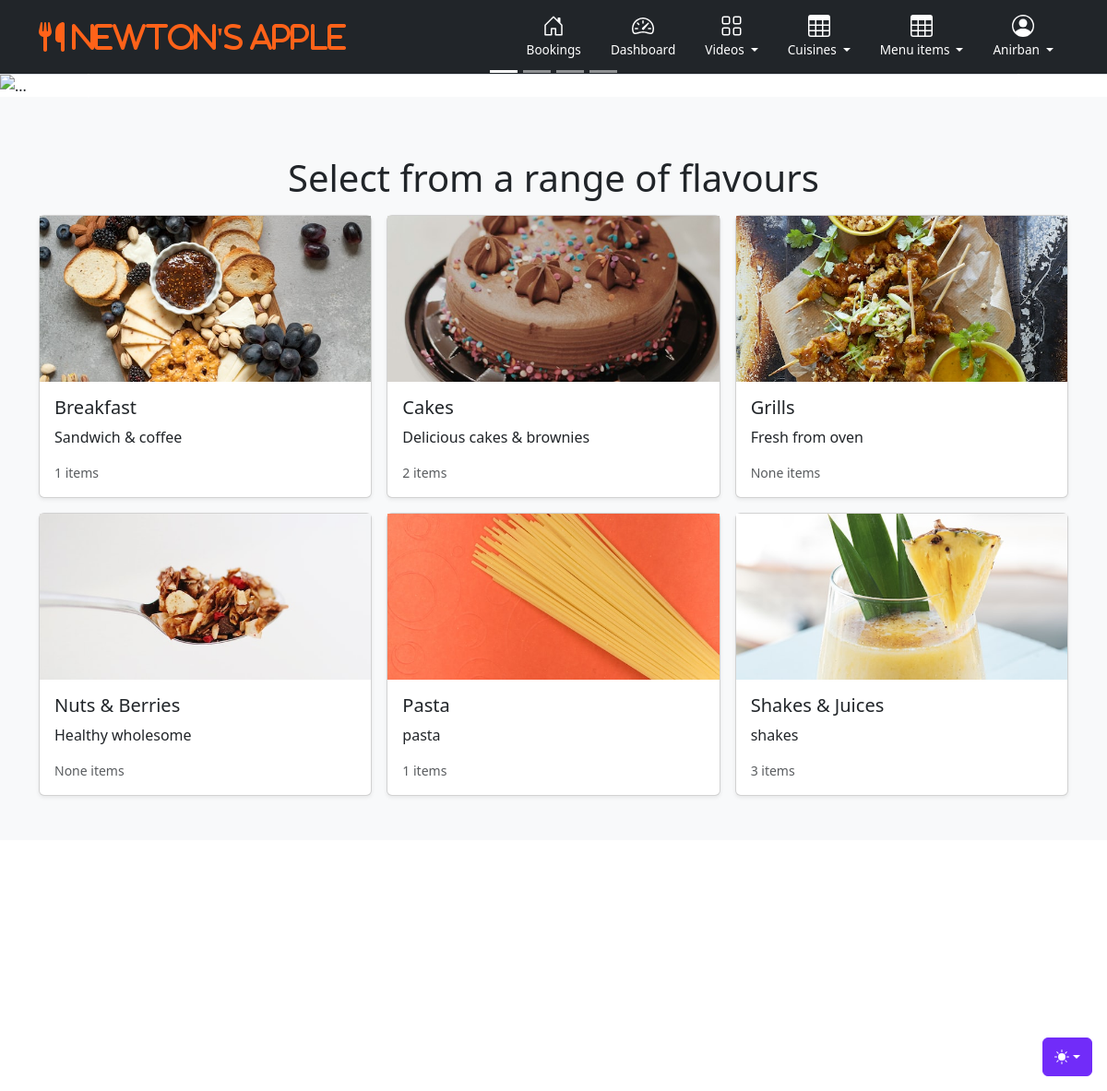
The page /restroapp/ (signed in) on the database its author committed.
### userauth/models.py (models this page shows, shortened)
class CuisineCategory(models.Model):
    csn_cat_name = models.CharField('Cuisine category name', max_length = 50)
    csn_cat_desc = models.TextField('Cuisine description', null = True)
    csn_cat_image= models.ImageField(null = True, blank = True, upload_to = utilities.get_file_path)
    class Meta:
        verbose_name_plural = 'CuisineCategories'  # otherwise it will appear as Cuisine Categorys
        ordering = ['csn_cat_name']

### home/views.py (the view)
def index_page(request):
    cuisines = CuisineCategory.objects.all()
    result = MenuItem.objects.values('menu_cat').annotate(group_count=Count('menu_id'))     # SQL: select count(menu_id) as group_count from MenuItem group by menu_cat
    item_count = {}     # item_count = {"1": 1, "2" :1 , "3" : 3, "4": 2}
    for entry in result:
        item_count[str(entry['menu_cat'])] = entry['group_count']
    return render(request, 'index.html', {'cuisines' : cuisines, 'itm_qnty' : item_count})

### home/templatetags/pj_filters.py (called while the page is built)
@register.filter
def getval_by_key(dictionary, key):
    key = str(key)
    return dictionary.get(key)

### home/templates/index.html (shortened to what this page needs)
{% extends "base.html" %}
{% block body%}
<div class="container-fluid px-0">
  <div id="carouselExampleCaptions" class="carousel slide">
    <div class="carousel-indicators">
      <button type="button" data-bs-target="#carouselExampleCaptions" data-bs-slide-to="0" class="active" aria-current="true" aria-label="Slide 1"></button>
      <button type="button" data-bs-target="#carouselExampleCaptions" data-bs-slide-to="1" aria-label="Slide 2"></button>
      <button type="button" data-bs-target="#carouselExampleCaptions" data-bs-slide-to="2" aria-label="Slide 3"></button>
      <button type="button" data-bs-target="#carouselExampleCaptions" data-bs-slide-to="3" aria-label="Slide 4"></button>
    </div>
    <div class="carousel-inner">
      <div class="carousel-item active">
        <img src="/static/images/food.png" class="d-block w-100" alt="...">
        <div class="carousel-caption d-none d-md-block">
        </div>
      </div>
    </div>
    <button class="carousel-control-prev" type="button" data-bs-target="#carouselExampleCaptions" data-bs-slide="prev">
      <span class="carousel-control-prev-icon" aria-hidden="true"></span>
    </button>
    <button class="carousel-control-next" type="button" data-bs-target="#carouselExampleCaptions" data-bs-slide="next">
      <span class="carousel-control-next-icon" aria-hidden="true"></span>
    </button>
  </div>
  {% load pj_filters %}
  <div class="album py-5 bg-body-tertiary">
    <div class="container">
      <h1 class="my-3 text-center">Select from a range of flavours</h1>
      <div class="row row-cols-1 row-cols-sm-2 row-cols-md-3 g-3">
        {% for cuisine in cuisines %}
        <div class="col">
          <div class="card shadow-sm">
            <a href="{% url 'menubycat' cuisine.id %}">
              <img src="{{ cuisine.csn_cat_image.url }}" class="d-block w-100" alt="...">
            </a>
            <div class="card-body">
              <h5 class="card-title">{{ cuisine.csn_cat_name }}</h5>
              <p class="card-text">{{ cuisine.csn_cat_desc }}</p>
              <div class="d-flex justify-content-between align-items-center">
                <small class="text-body-secondary">{{ itm_qnty|getval_by_key:cuisine.id }} items</small>
              </div>
            </div>
          </div>
        </div>
        {% endfor %}
      </div>
    </div>
  </div>
</div>
<div class="container-fluid px-0 mb-3">
  <iframe style="border:0; width: 100%; height: 250px;" src="https://www.google.com/maps/embed?pb=!1m14!1m12!1m3!1d3649.731682417019!2d91.27874685167806!3d23.828138525996835!2m3!1f0!2f0!3f0!3m2!1i1024!2i768!4f13.1!5e0!3m2!1sen!2sin!4v1706086910131!5m2!1sen!2sin"  frameborder="0" allowfullscreen loading="lazy"></iframe>
</div>
{% endblock body%}

### userauth/templates/user_navbar.html (shortened to what this page needs)
    <link href="/static/css/headers.css" rel="stylesheet">
<div class="dropdown position-fixed bottom-0 end-0 mb-3 me-3 bd-mode-toggle">
    <button class="btn btn-bd-primary py-2 dropdown-toggle d-flex align-items-center" id="bd-theme" type="button" aria-expanded="false" data-bs-toggle="dropdown" aria-label="Toggle theme (auto)">
        <svg class="bi my-1 theme-icon-active" width="1em" height="1em"><use href="#circle-half"></use></svg>
    </button>
</div>
<main>
    <header>
        <div class="px-3 py-2 text-bg-dark border-bottom">
            <div class="container">
                <div class="d-flex flex-wrap align-items-center justify-content-center justify-content-lg-start">
                    <a href="/restroapp/home"
                        class="d-flex align-items-center my-2 my-lg-0 me-lg-auto text-white text-decoration-none">
                        <i class="fas fa-cutlery fa-2x me-3" style="color: #ff6219;"> Newton's Apple</i>
                    </a>
                    <ul class="nav col-12 col-lg-auto my-2 justify-content-center my-md-0 text-small">
                        <li>
                            <a href="/restroapp/allbookings" class="nav-link text-white">
                                <svg class="bi d-block mx-auto mb-1" width="24" height="24"> <use xlink:href="#home" /></svg>
                                Bookings
                            </a>
                        </li>
                        <li>
                            <a href="{% url 'dashboard' %}" class="nav-link text-white">
                                <svg class="bi d-block mx-auto mb-1" width="24" height="24"> <use xlink:href="#speedometer2" /></svg> Dashboard
                            </a>
                        </li>
                        <li class="nav-item dropdown">
                            <a class="nav-link text-white dropdown-toggle" href="#" role="button" data-bs-toggle="dropdown" aria-expanded="false" aria-haspopup="true">
                                <svg class="bi d-block mx-auto mb-1" width="24" height="24"> <use xlink:href="#grid" /></svg>
                                Videos
                            </a>
                        </li>
                        <li class="nav-item dropdown">
                            <a class="nav-link text-white dropdown-toggle" href="#" role="button" data-bs-toggle="dropdown" aria-expanded="false" aria-haspopup="true">
                                <svg class="bi d-block mx-auto mb-1" width="24" height="24"> <use xlink:href="#table" /></svg>
                              Cuisines
                            </a>
                        </li>
                        <li class="nav-item dropdown">
                            <a class="nav-link text-white dropdown-toggle" href="#" role="button" data-bs-toggle="dropdown" aria-expanded="false" aria-haspopup="true">
                                <svg class="bi d-block mx-auto mb-1" width="24" height="24"> <use xlink:href="#table" /></svg>
                              Menu items
                            </a>
                        </li>
                        <li class="nav-item dropdown">
                            <a class="nav-link text-white dropdown-toggle" href="#" role="button" data-bs-toggle="dropdown" aria-expanded="false" aria-haspopup="true">
                                <svg class="bi d-block mx-auto mb-1" width="24" height="24"> <use xlink:href="#people-circle" /></svg>
                                {% if user.is_authenticated %}
                                    {{user.first_name}}
                                {% else %}
                                    User
                                {% endif %}
                            </a>
                        </li>
                    </ul>
                </div>
            </div>
        </div>
    </header>
</main>

### static/css/headers.css (style rules this page uses)
.text-small { font-size: 85%; }

### userauth/templates/user_navbar.html (style rules this page uses)
.bi { vertical-align: -.125em; fill: currentColor; }
.btn-bd-primary { --bd-violet-bg: #712cf9; --bd-violet-rgb: 112.520718, 44.062154, 249.437846; --bs-btn-font-weight: 600; --bs-btn-color: var(--bs-white); --bs-btn-bg: var(--bd-violet-bg); --bs-btn-border-color: var(--bd-violet-bg); --bs-btn-hover-color: var(--bs-white); --bs-btn-hover-bg: #6528e0; --bs-btn-hover-border-color: #6528e0; --bs-btn-focus-shadow-rgb: var(--bd-violet-rgb); --bs-btn-active-color: var(--bs-btn-hover-color); --bs-btn-active-bg: #5a23c8; --bs-btn-active-border-color: #5a23c8; }
.bd-mode-toggle { z-index: 1500; }

### rows shown on the page
CuisineCategory: csn_cat_image (picture), csn_cat_name "Breakfast", csn_cat_desc "Sandwich & coffee", id "1"
CuisineCategory: csn_cat_image (picture), csn_cat_name "Cakes", csn_cat_desc "Delicious cakes & brownies", id "2"
CuisineCategory: csn_cat_image (picture), csn_cat_name "Grills", csn_cat_desc "Fresh from oven", id "None"
CuisineCategory: csn_cat_image (picture), csn_cat_name "Nuts & Berries", csn_cat_desc "Healthy wholesome", id "None"
CuisineCategory: csn_cat_image (picture), csn_cat_name "Pasta", csn_cat_desc "pasta", id "1"
CuisineCategory: csn_cat_image (picture), csn_cat_name "Shakes & Juices", csn_cat_desc "shakes", id "3"

### other values the page prints
{{ user.first_name }} "Anirban"
